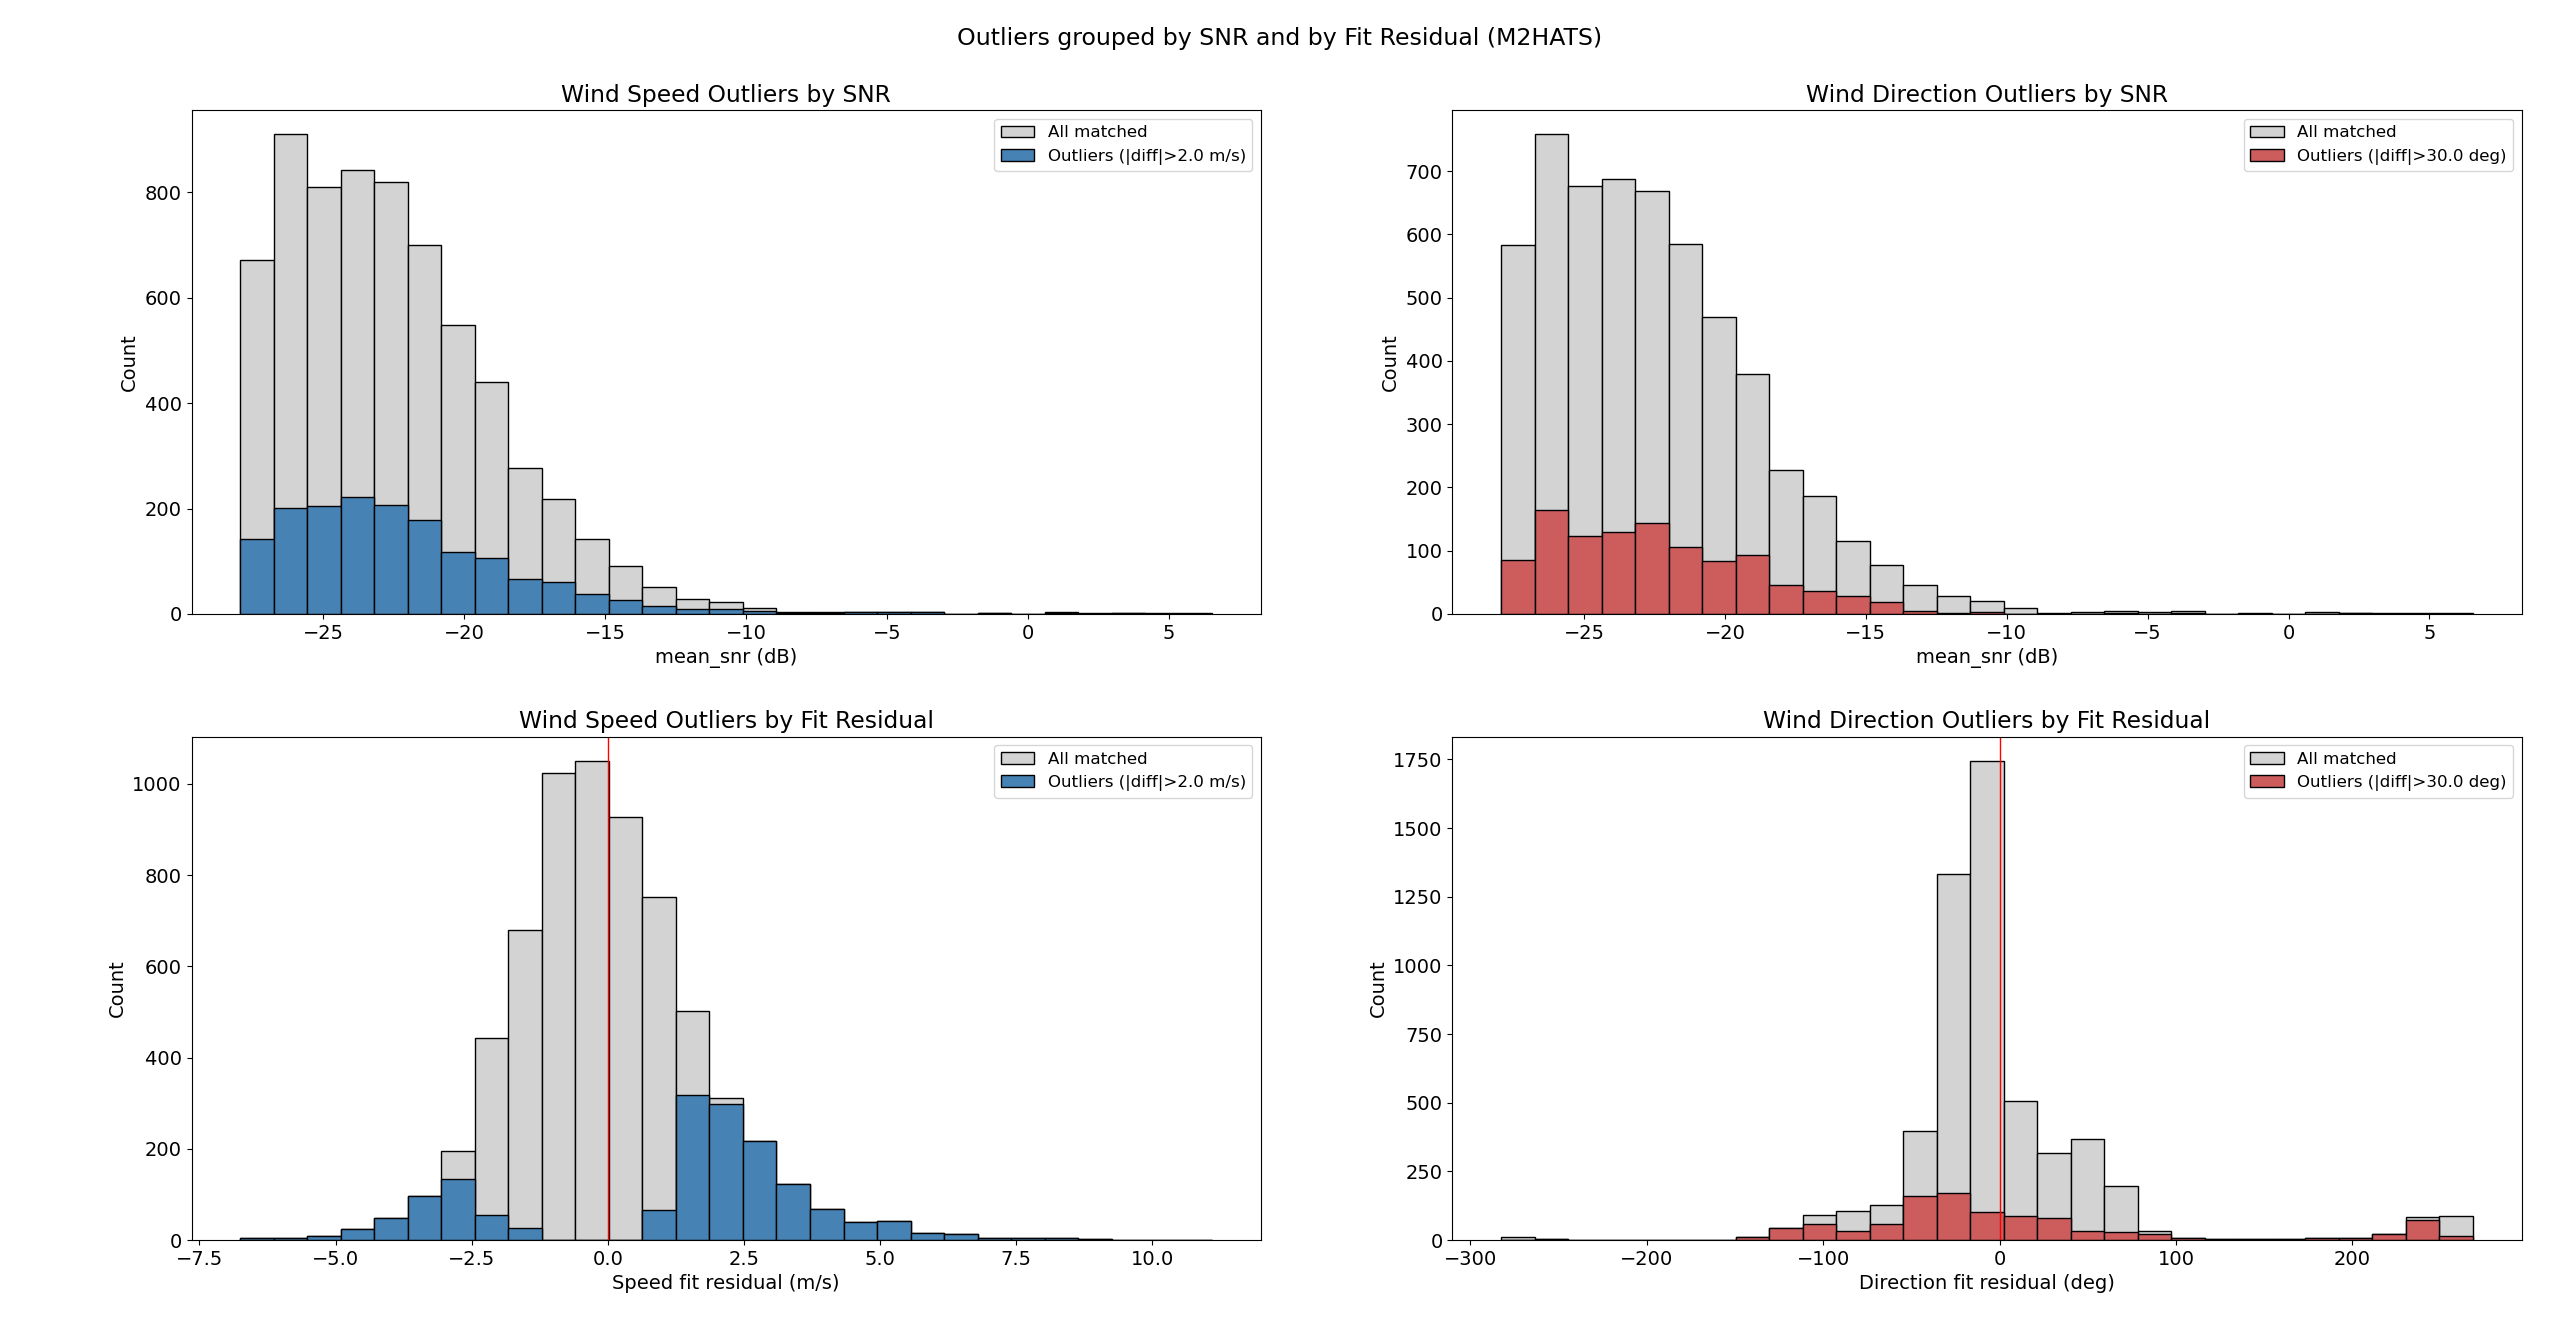

Here is the Python script that generated this plot:
import netCDF4 as nc
import numpy as np
import matplotlib.pyplot as plt
import glob, os, warnings
warnings.filterwarnings('ignore')

# --- Data locations for the M2HATS campaign ---
hrrr_base = '/scr/isf_apg/models/m2hats/hrrr/'
vad_base = '/scr/isf_apg/projects/m2hats/iss1/reprocessed/windcube/vad_consensus/'
ws_outlier = 2.0    # m/s threshold for speed outliers
dir_outlier = 30.0  # degree threshold for direction outliers

# collect per matched point
# ws_snr / ws_hrrr / ws_vad_v: VAD SNR, HRRR wind speed, and VAD wind speed at each matched point
# dir_snr / dir_hrrr / dir_vad_v: VAD SNR, HRRR direction, and VAD direction at each matched point
#                                 (only kept when both speeds are above the calm-wind cutoff)
ws_snr, ws_hrrr, ws_vad_v = [], [], []          # speed: snr, hrrr ws, vad ws
dir_snr, dir_hrrr, dir_vad_v = [], [], []        # direction: snr, hrrr dir, vad dir

# Loop over every VAD consensus wind file (one per day), sorted chronologically
for vad_file in sorted(glob.glob(vad_base + '30min_winds_*.nc')):
    # Extract the date string from the filename so we can find matching HRRR profile files
    date = os.path.basename(vad_file).replace('30min_winds_', '').replace('.nc', '')
    h_files = sorted(glob.glob(hrrr_base + date + '/hrrr_profile_' + date + '_*_ISS1.nc'))

    if not h_files:
        # No HRRR profiles for this day - skip to the next VAD file
        continue

    # --- Load VAD (lidar) data for this day ---
    vad = nc.Dataset(vad_file)
    ws_vad = vad.variables['wind_speed'][:]      # wind speed profile, dims: (time, height)
    wd_vad = vad.variables['wind_direction'][:]  # wind direction profile, dims: (time, height)
    height = vad.variables['height'][:]          # height levels for the VAD profile
    base_t = int(vad.variables['base_time'][:])  # reference epoch time for this file
    time_vad = vad.variables['time'][:]          # offsets (seconds) from base_time for each time step
    snr_vad = vad.variables['mean_snr'][:]       # mean SNR (dB) profile, used to group outliers by signal quality
    vad.close()

    # Mask fill values (-9999.0) so they don't get treated as real data
    ws_vad = np.ma.masked_where(ws_vad == -9999.0, ws_vad)
    wd_vad = np.ma.masked_where(wd_vad == -9999.0, wd_vad)

    # Convert VAD time offsets into absolute epoch seconds for matching against HRRR times
    vad_epoch = base_t + time_vad

    # Loop over each HRRR profile file for this day (typically multiple forecast/analysis times)
    for f in h_files:
        ds = nc.Dataset(f)
        hrrr_ws = ds.variables['wspd'][:]     # HRRR wind speed profile
        hrrr_dir = ds.variables['wdir'][:]    # HRRR wind direction profile
        hrrr_agl = ds.variables['height'][:]  # HRRR heights, meters above ground level
        et = int(ds.variables['time'][0])     # epoch time of this HRRR profile
        ds.close()

        # Find the VAD time step closest to this HRRR profile's time
        ti = np.argmin(np.abs(vad_epoch - et))
        # Skip this HRRR file if the nearest VAD time is more than 15 minutes (900 s) away
        if abs(vad_epoch[ti] - et) > 900:
            continue

        # Identify which VAD height levels have valid (non-masked) data at this time step
        valid = ~np.ma.getmaskarray(ws_vad[ti])
        if not valid.any():
            # No valid VAD data at this time - nothing to match against
            continue

        h_valid = height[valid]          # VAD heights that have valid data
        idx_valid = np.where(valid)[0]   # original indices of those valid heights

        # Loop over each HRRR height level
        for k in range(len(hrrr_agl)):
            # Restrict comparison to the 100-2000 m AGL layer
            if not (100 <= hrrr_agl[k] <= 2000):
                continue
            # Find the closest valid VAD height to this HRRR height
            j = np.argmin(np.abs(h_valid - hrrr_agl[k]))
            # Require the height match to be within 25 m, otherwise skip (too far apart to compare)
            if np.abs(h_valid[j] - hrrr_agl[k]) > 25:
                continue
            # Map back to the index in the original (unfiltered) VAD height array
            idx = idx_valid[j]

            # skip masked elements defensively
            # (extra safety check beyond the `valid` mask, in case of partial masking at this index)
            if np.ma.is_masked(ws_vad[ti, idx]):
                continue

            # --- Wind speed: store SNR, HRRR speed, and VAD speed for this matched point ---
            ws_snr.append(float(snr_vad[ti, idx]))
            ws_hrrr.append(float(hrrr_ws[k]))
            ws_vad_v.append(float(ws_vad[ti, idx]))

            # --- Wind direction: only store when both speeds exceed 2 m/s and the VAD direction
            # value is valid, since direction is poorly defined / noisy at very low wind speeds ---
            if hrrr_ws[k] > 2.0 and ws_vad[ti, idx] > 2.0 and not np.ma.is_masked(wd_vad[ti, idx]):
                dir_snr.append(float(snr_vad[ti, idx]))
                dir_hrrr.append(float(hrrr_dir[k]))
                dir_vad_v.append(float(wd_vad[ti, idx]))

# Convert accumulated lists to numpy arrays for easier math/filtering/plotting
ws_snr = np.array(ws_snr); ws_hrrr = np.array(ws_hrrr); ws_vad_v = np.array(ws_vad_v)
dir_snr = np.array(dir_snr); dir_hrrr = np.array(dir_hrrr); dir_vad_v = np.array(dir_vad_v)

# --- Summary counts ---
print(f"Speed points: {len(ws_snr)}, Direction points: {len(dir_snr)}")

# --- linear fits and residuals ---
# speed: fit vad vs hrrr, residual = vad - fit(hrrr)
# The residual captures how far each point falls from the overall VAD-vs-HRRR trend line,
# as opposed to the raw diff below which just measures VAD - HRRR directly
s_fit = np.polyfit(ws_hrrr, ws_vad_v, 1)   # slope, intercept of the best-fit line: vad_speed ~ hrrr_speed
s_pred = np.polyval(s_fit, ws_hrrr)        # predicted VAD speed for each point, from the fit
s_resid = ws_vad_v - s_pred                # residual: how far the actual VAD speed is from that prediction

# direction: fit vad vs hrrr, residual = vad - fit(hrrr)
d_fit = np.polyfit(dir_hrrr, dir_vad_v, 1)  # slope, intercept of the best-fit line: vad_dir ~ hrrr_dir
d_pred = np.polyval(d_fit, dir_hrrr)        # predicted VAD direction for each point, from the fit
d_resid = dir_vad_v - d_pred                # residual: how far the actual VAD direction is from that prediction

print(f"Speed fit: {s_fit[0]:.2f}x + {s_fit[1]:.2f}")
print(f"Direction fit: {d_fit[0]:.2f}x + {d_fit[1]:.2f}")

# --- outlier definitions ---
# speed outlier: |raw diff| > threshold
# (this uses the simple VAD - HRRR difference, not the fit residual, to flag outliers)
s_rawdiff = ws_vad_v - ws_hrrr
ws_out = np.abs(s_rawdiff) > ws_outlier

# direction outlier: circular diff > threshold
# Wrap the direction difference into the range [-180, 180) degrees to handle the 0/360 boundary correctly
d_rawdiff = ((dir_vad_v - dir_hrrr + 180) % 360) - 180
dir_out = np.abs(d_rawdiff) > dir_outlier

print(f"Speed outliers: {ws_out.sum()}, Direction outliers: {dir_out.sum()}")

# --- plot: 2x2 grid ---
# This figure looks at the same outliers (defined above by raw diff, not by fit residual) from
# two different angles: how they're distributed across SNR values (top row), and how they're
# distributed across fit-residual values (bottom row) - i.e. whether outliers cluster at low SNR,
# and whether they also stand out as large residuals relative to the overall trend line.
plt.rcParams.update({'font.size': 14})
fig, axes = plt.subplots(2, 2, figsize=(14, 11))
fig.suptitle('Outliers grouped by SNR and by Fit Residual (M2HATS)', fontsize=17)

# Shared SNR bins across both speed and direction panels, spanning the full range seen in either dataset
snr_bins = np.linspace(min(ws_snr.min(), dir_snr.min()), max(ws_snr.max(), dir_snr.max()), 30)

# --- top-left: speed outliers by SNR ---
# Gray bars: all matched speed points binned by their SNR value
axes[0,0].hist(ws_snr, bins=snr_bins, color='lightgray', edgecolor='black', label='All matched')
# Blue bars: subset of those points that are speed outliers, same SNR bins (drawn on top)
axes[0,0].hist(ws_snr[ws_out], bins=snr_bins, color='steelblue', edgecolor='black',
               label=f'Outliers (|diff|>{ws_outlier} m/s)')
axes[0,0].set_xlabel('mean_snr (dB)')
axes[0,0].set_ylabel('Count')
axes[0,0].set_title('Wind Speed Outliers by SNR')
axes[0,0].legend(fontsize=12)

# --- top-right: direction outliers by SNR ---
# Gray bars: all matched direction points binned by their SNR value
axes[0,1].hist(dir_snr, bins=snr_bins, color='lightgray', edgecolor='black', label='All matched')
# Red bars: subset of those points that are direction outliers, same SNR bins (drawn on top)
axes[0,1].hist(dir_snr[dir_out], bins=snr_bins, color='indianred', edgecolor='black',
               label=f'Outliers (|diff|>{dir_outlier} deg)')
axes[0,1].set_xlabel('mean_snr (dB)')
axes[0,1].set_ylabel('Count')
axes[0,1].set_title('Wind Direction Outliers by SNR')
axes[0,1].legend(fontsize=12)

# --- bottom-left: speed outliers by fit residual ---
# Bins sized to the actual range of speed residuals seen
s_res_bins = np.linspace(s_resid.min(), s_resid.max(), 30)
# Gray bars: all matched speed points binned by their fit residual
axes[1,0].hist(s_resid, bins=s_res_bins, color='lightgray', edgecolor='black', label='All matched')
# Blue bars: subset of those points that are (raw-diff) speed outliers, same residual bins (drawn on top)
axes[1,0].hist(s_resid[ws_out], bins=s_res_bins, color='steelblue', edgecolor='black',
               label=f'Outliers (|diff|>{ws_outlier} m/s)')
axes[1,0].axvline(0, color='red', linewidth=1)  # reference line at zero residual (right on the fit line)
axes[1,0].set_xlabel('Speed fit residual (m/s)')
axes[1,0].set_ylabel('Count')
axes[1,0].set_title('Wind Speed Outliers by Fit Residual')
axes[1,0].legend(fontsize=12)

# --- bottom-right: direction outliers by fit residual ---
# Bins sized to the actual range of direction residuals seen
d_res_bins = np.linspace(d_resid.min(), d_resid.max(), 30)
# Gray bars: all matched direction points binned by their fit residual
axes[1,1].hist(d_resid, bins=d_res_bins, color='lightgray', edgecolor='black', label='All matched')
# Red bars: subset of those points that are (raw-diff) direction outliers, same residual bins (drawn on top)
axes[1,1].hist(d_resid[dir_out], bins=d_res_bins, color='indianred', edgecolor='black',
               label=f'Outliers (|diff|>{dir_outlier} deg)')
axes[1,1].axvline(0, color='red', linewidth=1)  # reference line at zero residual (right on the fit line)
axes[1,1].set_xlabel('Direction fit residual (deg)')
axes[1,1].set_ylabel('Count')
axes[1,1].set_title('Wind Direction Outliers by Fit Residual')
axes[1,1].legend(fontsize=12)

plt.tight_layout()
plt.show()

# Associated with snr-resid-histogram.png file
